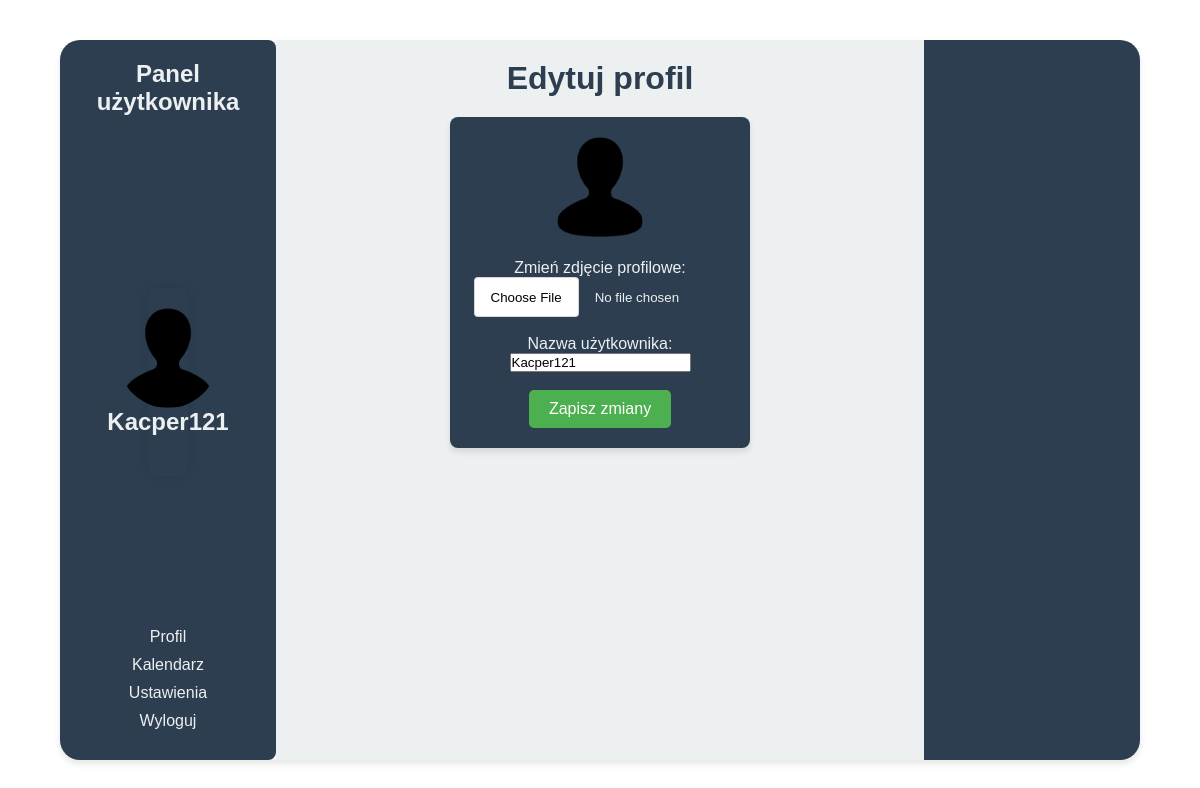
The app's page /ProjektKalendarzPHP/profile.php (signed in) with its own data.
### tables this page shows
CREATE TABLE `users` (
  `id` int(11) NOT NULL,
  `username` varchar(50) NOT NULL,
  `password` varchar(255) NOT NULL,
  `user_image` varchar(255) NOT NULL
);

### ProjektKalendarzPHP/profile.php (the view, shortened to what this page needs)
<?php
$host = "localhost";
$username = "root";
$password = "";
$dbname = "testdb";
$conn = new mysqli($host, $username, $password, $dbname);
$user_id = $_SESSION['user_id'];
$sql = "SELECT * FROM users WHERE id = ?";
$stmt = $conn->prepare($sql);
$stmt->bind_param("i", $user_id);
$stmt->execute();
$result = $stmt->get_result();
$user = $result->fetch_assoc();
$current_username = $user['username'];
$current_image = $user['user_image'];
$imagePath = 'uploads/' . $current_image;
?>
<!DOCTYPE html>
<html lang="pl">
<head>
  <link rel="stylesheet" href="css/style.css">
  <link rel="stylesheet" href="css/styleAdd.css">
</head>
<body>
<div class="container">
  <div class="user-panel">
    <h2>Panel użytkownika</h2><div class="user-panel">
      <img id="user-image" src="<?php echo htmlspecialchars($imagePath); ?>" alt="User Image">
      <h2 id="user-name"><?php echo htmlspecialchars($current_username); ?></h2>
    </div>
    <ul >
      <li><a href="profile.php">Profil</a></li>
      <li><a href="index.php">Kalendarz</a></li>
      <li><a href="setting.php">Ustawienia</a></li>
      <li><a href="logout.php">Wyloguj</a></li>
    </ul>
  </div>
  <div class="calendar">
    <h1>Edytuj profil</h1>
    <div class="settingsT">
    <form action="update_profile.php" method="POST" enctype="multipart/form-data">
      <img src="uploads/<?php echo htmlspecialchars($current_image); ?>" alt="Aktualne zdjęcie" width="100"><br><br>
      <label for="profile_image">Zmień zdjęcie profilowe:</label>
      <br>
      <input type="file" id="profile_image" name="profile_image"><br><br>
        <label for="username">Nazwa użytkownika:</label>
        <input type="text" id="username" name="username" value="<?php echo htmlspecialchars($current_username); ?>" required><br><br>
        <input type="submit" value="Zapisz zmiany">
    </form>
    </div>
  </div>
  <div class="container1">
  </div>
</body>
</html>

### ProjektKalendarzPHP/css/style.css (style rules this page uses)
* { margin: 0; padding: 0; box-sizing: border-box; }
body { font-family: Arial, sans-serif; background-color: #f4f4f9; display: flex; justify-content: center; align-items: center; height: 100vh; }
.user-panel { padding: 10px; background-color: #f5f5f5; border-radius: 8px; box-shadow: 0 0 10px rgba(0, 0, 0, 0.1); width: 250px; text-align: center; align-items: center; }
.user-panel img { border-radius: 50%; width: 100px; height: 100px; object-fit: cover; }
.container { display: flex; height: 90%; width: 90%; max-width: 1600px; background-color: #fff; border-radius: 20px; box-shadow: 0 4px 6px rgba(0, 0, 0, 0.1); overflow: hidden; }
.container1 { display: flex; flex-direction: column; justify-content: space-between; width: 20%; background-color: #2c3e50; color: #ecf0f1; padding: 20px; }
.user-panel { display: flex; flex-direction: column; justify-content: space-between; width: 20%; background-color: #2c3e50; color: #ecf0f1; padding: 20px; }
.user-panel h2 { margin-bottom: 20px; }
.user-panel ul { list-style: none; }
.user-panel ul li { margin-bottom: 10px; }
.user-panel ul li a { color: #ecf0f1; text-decoration: none; transition: color 0.3s; }
.calendar { width: 60%; padding: 20px; background-color: #ecf0f1; }
.calendar h1 { margin-bottom: 20px; text-align: center; color: #2c3e50; }

### ProjektKalendarzPHP/css/styleAdd.css (style rules this page uses)
input[type="submit"] { background-color: #4CAF50; color: white; border: none; padding: 10px 20px; text-align: center; text-decoration: none; display: inline-block; font-size: 16px; border-radius: 5px; cursor: pointer; transition: background-color 0.3s ease; }
.settingsT { background-color: #2c3e50; color: #ecf0f1; padding: 20px; border-radius: 8px; box-shadow: 0 4px 6px rgba(0, 0, 0, 0.1); width: 100%; max-width: 300px; margin: 20px auto; display: flex; flex-direction: column; justify-content: center; text-align: center; }

### records on screen
users: user_image (picture), username "Kacper121"
